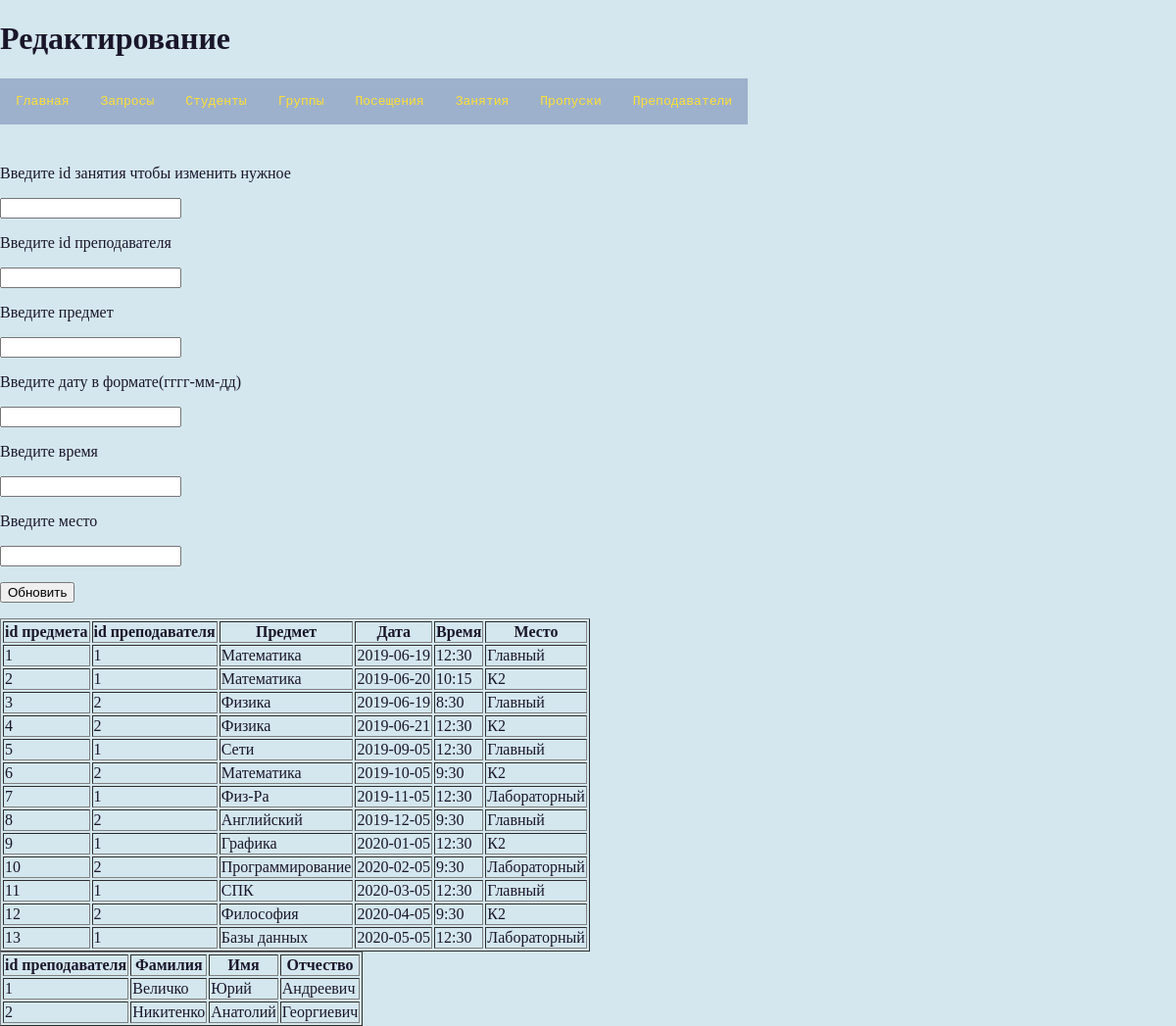
The page /update3.php on the database its author committed.
### tables this page shows
CREATE TABLE `zanyatiya` (
  `ID_zanyatiya` int(11) NOT NULL,
  `ID_prepod` int(11) NOT NULL,
  `predmet` varchar(100) NOT NULL,
  `data` date NOT NULL,
  `vremya` varchar(100) NOT NULL,
  `mesto` varchar(100) NOT NULL
);

CREATE TABLE `prepodavatel` (
  `ID_prep` int(11) NOT NULL,
  `Familiya` varchar(100) NOT NULL,
  `Imya` varchar(100) NOT NULL,
  `Otchestvo` varchar(100) NOT NULL
);

### update3.php (the view, shortened to what this page needs)
<!DOCTYPE html>
<html lang="en" dir="ltr">
    <head>
        <link href="style.css" rel="stylesheet">
    </head>
    <body>
        <form action="upd3.php" method="post">
            <h1>Редактирование</h1>
            <?php include("nav.php"); ?>
            <br> </br> <br> </br>
   <p>Введите id занятия чтобы изменить нужное</p>
   <p><input name="id_zan"></p>
   <p>Введите id преподавателя</p>
   <p><input name="id_prep"></p>
   <p>Введите предмет</p>
   <p><input name="predmet"></p>
   <p>Введите дату в формате(гггг-мм-дд)</p>
   <p><input name="date"></p>
   <p>Введите время</p>
   <p><input name="time"></p>
   <p>Введите место</p>
   <p><input name="mesto"></p>
    <p> <a href="upd3.php" > <input type="submit" value="Обновить" name="upd1"></a></p>
   <?php
   require_once 'connection.php';
   $link = mysqli_connect($host, $user, $password, $database)
       or die("Ошибка " . mysqli_error($link));
   $query ="SELECT * FROM zanyatiya";
   $result = mysqli_query($link, $query) or die("Ошибка " . mysqli_error($link));
   if($result)
   {
       $rows = mysqli_num_rows($result);
       echo "<table border=1><tr><th>id предмета</th><th>id преподавателя</th><th>Предмет</th><th>Дата</th><th>Время</th><th>Место</th></tr>";
       for ($i = 0 ; $i < $rows ; ++$i)
       {
           $row = mysqli_fetch_row($result);
           echo "<tr>";
               for ($j = 0 ; $j < 6 ; ++$j) echo "<td>$row[$j]</td>";
           echo "</tr>";
       }
       echo "</table>";
   }
 $query ="SELECT * FROM prepodavatel";
 $result = mysqli_query($link, $query) or die("Ошибка " . mysqli_error($link));
 if($result)
 {
     $rows = mysqli_num_rows($result);
     echo "<table border=1><tr><th>id преподавателя</th><th>Фамилия</th><th>Имя</th><th>Отчество</th></tr>";
     for ($i = 0 ; $i < $rows ; ++$i)
     {
         $row = mysqli_fetch_row($result);
         echo "<tr>";
             for ($j = 0 ; $j < 4 ; ++$j) echo "<td>$row[$j]</td>";
         echo "</tr>";
     }
     echo "</table>";
 }
   ?>
  </form>
    </body>
</html>

### style.css (style rules this page uses)
a { text-decoration: none; }
body { margin:0; background: #D4E7EE; color: #1a162a; display:block font-family: Exo 2; font-style: normal; font-weight: normal; }

### rows shown on the page
zanyatiya: ID_zanyatiya "1", ID_prepod "1", predmet "Математика", data "2019-06-19", vremya "12:30", mesto "Главный"
zanyatiya: ID_zanyatiya "2", ID_prepod "1", predmet "Математика", data "2019-06-20", vremya "10:15", mesto "К2"
zanyatiya: ID_zanyatiya "3", ID_prepod "2", predmet "Физика", data "2019-06-19", vremya "8:30", mesto "Главный"
zanyatiya: ID_zanyatiya "4", ID_prepod "2", predmet "Физика", data "2019-06-21", vremya "12:30", mesto "К2"
zanyatiya: ID_zanyatiya "5", ID_prepod "1", predmet "Сети", data "2019-09-05", vremya "12:30", mesto "Главный"
zanyatiya: ID_zanyatiya "6", ID_prepod "2", predmet "Математика", data "2019-10-05", vremya "9:30", mesto "К2"
zanyatiya: ID_zanyatiya "7", ID_prepod "1", predmet "Физ-Ра", data "2019-11-05", vremya "12:30", mesto "Лабораторный"
zanyatiya: ID_zanyatiya "8", ID_prepod "2", predmet "Английский", data "2019-12-05", vremya "9:30", mesto "Главный"
zanyatiya: ID_zanyatiya "9", ID_prepod "1", predmet "Графика", data "2020-01-05", vremya "12:30", mesto "К2"
zanyatiya: ID_zanyatiya "10", ID_prepod "2", predmet "Программирование", data "2020-02-05", vremya "9:30", mesto "Лабораторный"
zanyatiya: ID_zanyatiya "11", ID_prepod "1", predmet "СПК", data "2020-03-05", vremya "12:30", mesto "Главный"
zanyatiya: ID_zanyatiya "12", ID_prepod "2", predmet "Философия", data "2020-04-05", vremya "9:30", mesto "К2"
zanyatiya: ID_zanyatiya "13", ID_prepod "1", predmet "Базы данных", data "2020-05-05", vremya "12:30", mesto "Лабораторный"
prepodavatel: ID_prep "1", Familiya "Величко", Imya "Юрий", Otchestvo "Андреевич"
prepodavatel: ID_prep "2", Familiya "Никитенко", Imya "Анатолий", Otchestvo "Георгиевич"
